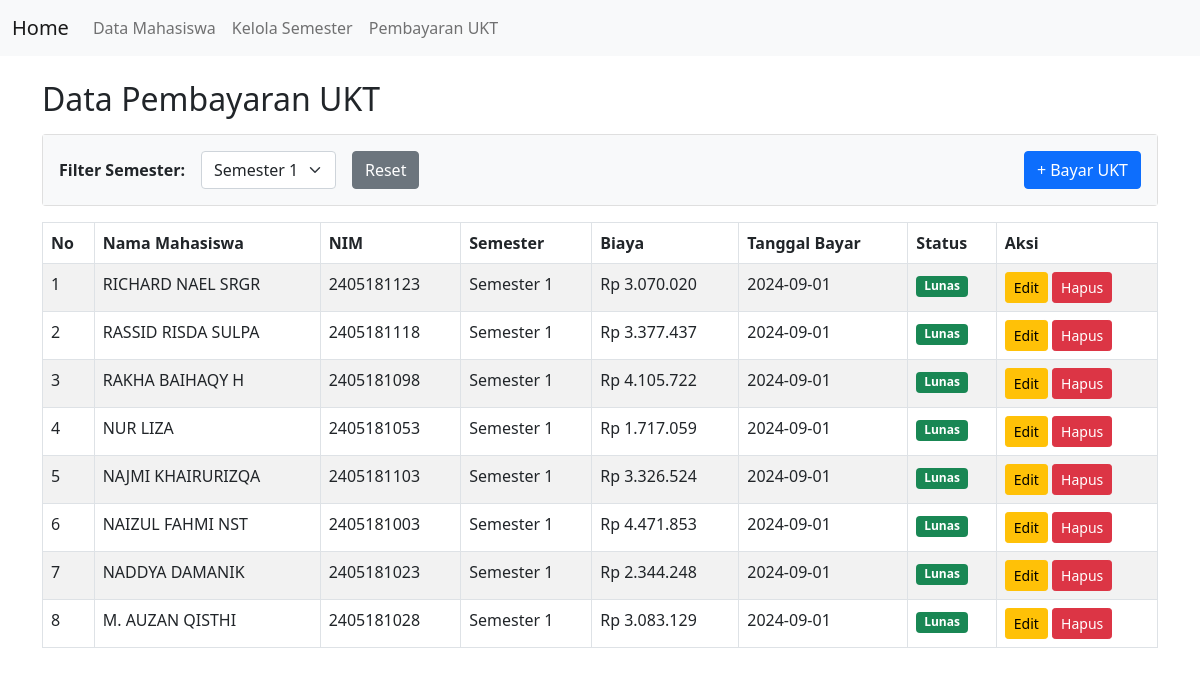
Page /ukt.php on the committed database.
### tables this page shows
CREATE TABLE `tbukt` (
  `id_ukt` int NOT NULL,
  `id_mhs` int NOT NULL,
  `semester` int NOT NULL,
  `biaya` int NOT NULL,
  `tanggal_bayar` date NOT NULL,
  `status` varchar(20) NOT NULL
);

CREATE TABLE `tbmahasiswa` (
  `id` int NOT NULL,
  `nim` varchar(12) NOT NULL,
  `nama` varchar(30) NOT NULL,
  `jk` varchar(2) NOT NULL
);

### ukt.php (the view, shortened to what this page needs)
<!doctype html>
<html lang="en">
<head>
    <link href="https://cdn.jsdelivr.net/npm/bootstrap@5.0.2/dist/css/bootstrap.min.css" rel="stylesheet">
</head>
<body>
    <?php
    include 'koneksi.php';
    include 'menu.php';
    ?>
    <div class="container mt-4">
        <h2>Data Pembayaran UKT</h2>
        <div class="card mb-3 mt-3">
            <div class="card-body bg-light">
                <form action="" method="GET" class="row g-3 align-items-center">
                    <div class="col-auto">
                        <label class="col-form-label fw-bold">Filter Semester:</label>
                    </div>
                    <div class="col-auto">
                   <select name="filter_smt" class="form-select" onchange="this.form.submit()">
                        <?php
                        $qry_smt = $conn->query("SELECT * FROM tbsemester ORDER BY id_semester ASC");
                        while($s = $qry_smt->fetch_assoc()){
                            $selected = (isset($_GET['filter_smt']) && $_GET['filter_smt'] == $s['id_semester']) ? 'selected' : '';
                            if(!isset($_GET['filter_smt']) && $s['id_semester'] == 1) $selected = 'selected';
                            echo "<option value='".$s['id_semester']."' $selected>".$s['nama_semester']."</option>";
                        }
                        ?>
                    </select>
                    </div>
                    <div class="col-auto">
                        <a href="ukt.php" class="btn btn-secondary">Reset</a>
                    </div>
                    <div class="col-auto ms-auto">
                        <button type="button" class="btn btn-primary" data-bs-toggle="modal" data-bs-target="#modalUKT">
                            + Bayar UKT
                        </button>
                    </div>
                </form>
            </div>
        </div>
        <table class="table table-bordered table-striped">
            <thead>
                <tr>
                    <th>No</th>
                    <th>Nama Mahasiswa</th>
                    <th>NIM</th>
                    <th>Semester</th>
                    <th>Biaya</th>
                    <th>Tanggal Bayar</th>
                    <th>Status</th>
                    <th>Aksi</th> </tr>
            </thead>
            <tbody>
            <?php
            if(isset($_GET['filter_smt'])){
                $smt = $_GET['filter_smt'];
            } else {
                $smt = '1';
            }
            $sql = "SELECT tbukt.*, tbmahasiswa.nama, tbmahasiswa.nim
                    FROM tbukt
                    JOIN tbmahasiswa ON tbukt.id_mhs = tbmahasiswa.id
                    WHERE tbukt.semester = '$smt'
                    ORDER BY tbukt.id_ukt DESC";
            $result = $conn->query($sql);
            $no = 1;
            if ($result->num_rows > 0) {
                while($row = $result->fetch_assoc()) {
                    $badge = ($row['status'] == 'Lunas') ? 'bg-success' : 'bg-warning text-dark';
            ?>
                <tr>
                    <td><?= $no++; ?></td>
                    <td><?= $row['nama']; ?></td>
                    <td><?= $row['nim']; ?></td>
                    <td>Semester <?= $row['semester']; ?></td>
                    <td>Rp <?= number_format($row['biaya'], 0, ',', '.'); ?></td>
                    <td><?= $row['tanggal_bayar']; ?></td>
                    <td><span class="badge <?= $badge; ?>"><?= $row['status']; ?></span></td>
                    <td>
                        <a href="edit_ukt.php?id=<?= $row['id_ukt']; ?>" class="btn btn-warning btn-sm">Edit</a>
                        <a href="hapus_ukt.php?id=<?= $row['id_ukt']; ?>" class="btn btn-danger btn-sm" onclick="return confirm('Hapus data pembayaran ini?')">Hapus</a>
                    </td>
                    </tr>
            <?php
                }
            } else {
                echo "<tr><td colspan='8' class='text-center'>Belum ada data pembayaran.</td></tr>";
            }
            ?>
            </tbody>
        </table>
    </div>
</body>
</html>

### rows in the picture
tbukt: id_mhs.nama "RICHARD NAEL SRGR", id_mhs.nim "2405181123", semester "1", biaya "3.070.020", tanggal_bayar "2024-09-01", status "Lunas"
tbukt: id_mhs.nama "RASSID RISDA SULPA", id_mhs.nim "2405181118", semester "1", biaya "3.377.437", tanggal_bayar "2024-09-01", status "Lunas"
tbukt: id_mhs.nama "RAKHA BAIHAQY H", id_mhs.nim "2405181098", semester "1", biaya "4.105.722", tanggal_bayar "2024-09-01", status "Lunas"
tbukt: id_mhs.nama "NUR LIZA", id_mhs.nim "2405181053", semester "1", biaya "1.717.059", tanggal_bayar "2024-09-01", status "Lunas"
tbukt: id_mhs.nama "NAJMI KHAIRURIZQA", id_mhs.nim "2405181103", semester "1", biaya "3.326.524", tanggal_bayar "2024-09-01", status "Lunas"
tbukt: id_mhs.nama "NAIZUL FAHMI NST", id_mhs.nim "2405181003", semester "1", biaya "4.471.853", tanggal_bayar "2024-09-01", status "Lunas"
tbukt: id_mhs.nama "NADDYA DAMANIK", id_mhs.nim "2405181023", semester "1", biaya "2.344.248", tanggal_bayar "2024-09-01", status "Lunas"
tbukt: id_mhs.nama "M. AUZAN QISTHI", id_mhs.nim "2405181028", semester "1", biaya "3.083.129", tanggal_bayar "2024-09-01", status "Lunas"

### other values in the picture
form field filter_smt "Semester 1"
